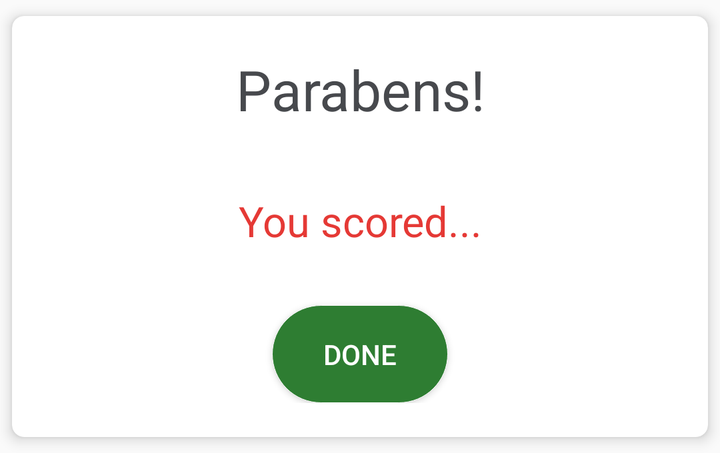
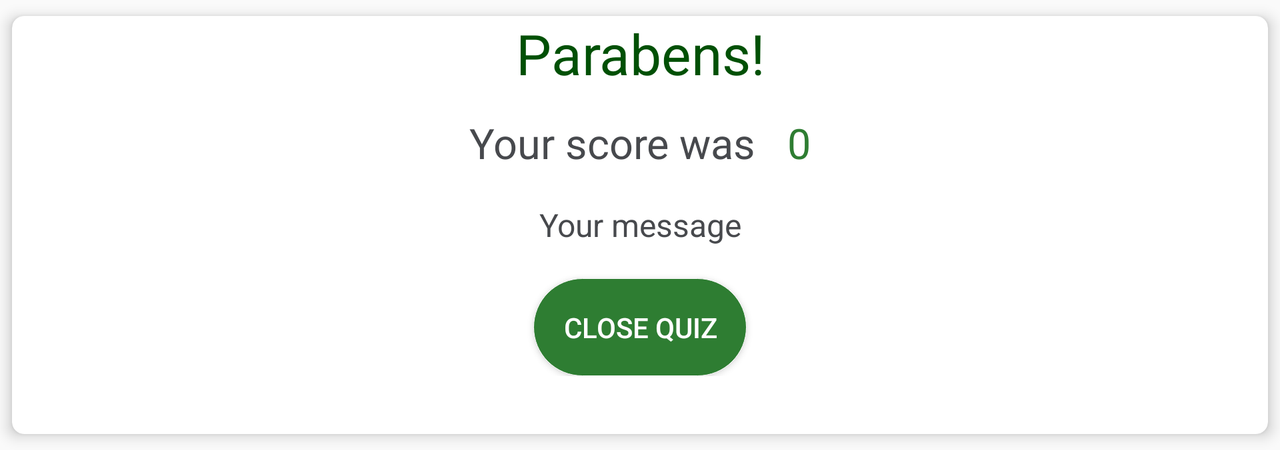

First picture: res/layout/ on a phone held upright. Second picture: the repository's own variant of that layout, on a device whose configuration matches the variant's folder. Source for both follows.
<!-- AndroidManifest.xml: application theme AppTheme.NoActionBar -->
<!-- res/layout/layout_qcard_typeend.xml -->
<?xml version="1.0" encoding="utf-8"?>
<android.support.v7.widget.CardView xmlns:android="http://schemas.android.com/apk/res/android"
    xmlns:app="http://schemas.android.com/apk/res-auto"
    android:id="@+id/layout_quizcard"
    android:layout_width="match_parent"
    android:layout_height="wrap_content"
    android:padding="1dp"
    card_view:cardUseCompatPadding="true"
    card_view:cardCornerRadius="6dp"
    android:animateLayoutChanges="true"
    android:background="@color/colorWhite"
    card_view:cardElevation="@dimen/card_elevation"
    xmlns:card_view="http://schemas.android.com/apk/res-auto">

    <LinearLayout
            android:id="@+id/layout_vert_quizgroup"
            android:layout_width="match_parent"
            android:layout_height="wrap_content"
            android:padding="5dp"
            android:layout_gravity="center_vertical"
            android:orientation="vertical">

            <LinearLayout
                android:layout_width="match_parent"
                android:layout_height="wrap_content"
                android:padding="5dp"
                android:orientation="horizontal">

                <TextView
                    android:id="@+id/tv_quiz_title"
                    android:layout_width="match_parent"
                    android:layout_height="wrap_content"
                    android:layout_margin="@dimen/text_margin"
                    android:textSize="@dimen/text_size_title"
                    android:gravity="center"
                    android:textColor="@color/colorDGray"
                    android:text="Parabens!" />

            </LinearLayout>


            <LinearLayout
                android:layout_width="match_parent"
                android:layout_height="wrap_content"
                android:padding="12dp"
                android:orientation="vertical">



                <TextView
                    android:id="@+id/tv_quiz_question"
                    android:layout_width="match_parent"
                    android:layout_height="wrap_content"
                    android:layout_margin="@dimen/text_margin"
                    android:textSize="@dimen/text_size_mid"
                    android:gravity="center"
                    android:textColor="@color/colorAccent"
                    android:text="You scored..." />


                <Button
                    android:id="@+id/btn_quiz_return"
                    android:layout_width="wrap_content"
                    android:layout_height="wrap_content"
                    android:layout_marginTop="20dp"
                    android:layout_gravity="center_horizontal"
                    android:background="@drawable/button_rounded_inverted"
                    android:padding="15dp"
                    android:text="Done"
                    android:textColor="@color/colorWhite" />

            </LinearLayout>

        </LinearLayout>


</android.support.v7.widget.CardView>
<!-- resources referenced by this layout -->
<resources>
  <color name="colorAccent">#e53935</color>
  <color name="colorDGray">#47494D</color>
  <color name="colorWhite">#FFFFFF</color>
  <dimen name="card_elevation">4dp</dimen>
  <dimen name="text_margin">8dp</dimen>
  <dimen name="text_size_mid">21sp</dimen>
  <dimen name="text_size_title">28sp</dimen>
  <!-- drawable button_rounded_inverted (drawable) -->
  <?xml version="1.0" encoding="utf-8"?>
  <selector xmlns:tools="http://schemas.android.com/tools" xmlns:android="http://schemas.android.com/apk/res/android">
  
      <padding
          android:bottom="7dp"
          android:left="7dp"
          android:right="7dp"
          android:top="7dp" tools:ignore="StateListReachable" />
  
      <item
          android:state_pressed="false"
          android:drawable="@drawable/button_rounded_press" tools:ignore="StateListReachable" />
  
      <item
          android:state_pressed="true"
          android:drawable="@drawable/button_rounded_unpress" />
  
  </selector>
  <style name="AppTheme.NoActionBar" parent="AppTheme">
          <item name="windowActionBar">false</item>
          <item name="windowNoTitle">true</item>
          <item name="cardViewStyle">@style/CardView</item>
      </style>
  <!-- drawable button_rounded_press (drawable) -->
  <?xml version="1.0" encoding="utf-8"?>
  <shape
      xmlns:android="http://schemas.android.com/apk/res/android"
      android:shape="rectangle" >
  
      <solid android:color="@color/colorPrimary" />
      <corners android:radius="1000dip" />
  
      
          
          
          
          
  
      
          
          
  
      <stroke
          android:width="1px"
          android:color="@color/colorWhite" />
  
  </shape>
  <!-- drawable button_rounded_unpress (drawable) -->
  <?xml version="1.0" encoding="utf-8"?>
  <shape
      xmlns:android="http://schemas.android.com/apk/res/android"
      android:shape="rectangle" >
  
  
          <solid android:color="@color/colorDGray_opac" />
      <corners android:radius="1000dip" />
  
      
          
          
          
          
  
      
          
          
  
      <stroke
          android:width="2px"
          android:color="@android:color/white" />
  
  </shape>
  <style name="AppTheme" parent="Theme.AppCompat.Light.DarkActionBar">
          
          <item name="colorPrimary">@color/colorPrimary</item>
          <item name="colorPrimaryDark">@color/colorPrimaryDark</item>
          <item name="colorAccent">@color/colorAccent</item>
          <item name="coordinatorLayoutStyle">@style/Widget.Design.CoordinatorLayout</item>
      </style>
  <color name="colorPrimary">#2e7d32</color>
  <color name="colorDGray_opac">#ad47494d</color>
  <color name="colorPrimaryDark">#005005</color>
</resources>
<!-- res/layout-land/layout_qcard_typeend.xml (the repository's variant of the layout above) -->
<!-- drawn on the phone turned sideways -->
<?xml version="1.0" encoding="utf-8"?>
<android.support.v7.widget.CardView xmlns:android="http://schemas.android.com/apk/res/android"
    xmlns:app="http://schemas.android.com/apk/res-auto"
    android:id="@+id/layout_quizcard"
    android:layout_width="match_parent"
    android:layout_height="wrap_content"
    android:padding="1dp"
    card_view:cardUseCompatPadding="true"
    card_view:cardCornerRadius="6dp"
    android:animateLayoutChanges="true"
    android:background="@color/colorWhite"
    card_view:cardElevation="@dimen/card_elevation"
    xmlns:card_view="http://schemas.android.com/apk/res-auto">

    <LinearLayout
        android:id="@+id/layout_vert_quizgroup"
        android:layout_width="match_parent"
        android:layout_height="wrap_content"
        android:layout_gravity="center_vertical"
        android:paddingBottom="25dp"
        android:orientation="vertical">

        <TextView
            android:id="@+id/tv_quiz_title"
            android:layout_width="match_parent"
            android:layout_height="wrap_content"
            android:layout_marginLeft="@dimen/text_margin"
            android:layout_marginRight="@dimen/text_margin"
            android:textSize="@dimen/text_size_title"
            android:gravity="center"
            android:textColor="@color/colorPrimaryDark"
            android:text="@string/oncompletemsg_exclam" />

        <LinearLayout
            android:layout_width="match_parent"
            android:layout_height="wrap_content"
            android:padding="4dp"
            android:orientation="vertical">

            <LinearLayout
                android:layout_width="match_parent"
                android:layout_height="wrap_content"
                android:orientation="horizontal">

                <TextView
                    android:layout_width="wrap_content"
                    android:layout_height="wrap_content"
                    android:layout_margin="@dimen/text_margin"
                    android:textSize="@dimen/text_size_mid"
                    android:gravity="right"
                    android:layout_weight="1"
                    android:textColor="@color/colorDGray"
                    android:text="@string/your_score" />

                <TextView
                    android:id="@+id/tv_quiz_score"
                    android:layout_width="wrap_content"
                    android:layout_height="wrap_content"
                    android:layout_margin="@dimen/text_margin"
                    android:textSize="@dimen/text_size_mid"
                    android:gravity="left"
                    android:layout_weight="1"
                    android:textColor="@color/colorPrimary"
                    android:text="0" />

            </LinearLayout>

            <TextView
                android:id="@+id/tv_quiz_message"
                android:layout_width="match_parent"
                android:layout_height="wrap_content"
                android:layout_margin="@dimen/text_margin"
                android:textSize="@dimen/text_size_card"
                android:gravity="center"
                android:scrollHorizontally="false"
                android:maxLines="2"
                android:inputType="textMultiLine"
                android:textColor="@color/colorDGray"
                android:text="Your message" />

            <Button
                android:id="@+id/btn_quiz_return"
                android:layout_width="wrap_content"
                android:layout_height="wrap_content"
                android:layout_marginTop="8dp"
                android:layout_gravity="center_horizontal"
                android:background="@drawable/button_rounded_inverted"
                android:padding="15dp"
                android:text="@string/close_quiz"
                android:textColor="@color/colorWhite" />

        </LinearLayout>

    </LinearLayout>


</android.support.v7.widget.CardView>
<!-- resources referenced by the variant -->
<!-- as the phone turned sideways resolves them -->
<resources>
  <color name="colorDGray">#47494D</color>
  <color name="colorPrimary">#2e7d32</color>
  <color name="colorPrimaryDark">#005005</color>
  <color name="colorWhite">#FFFFFF</color>
  <dimen name="card_elevation">4dp</dimen>
  <dimen name="text_margin">8dp</dimen>
  <dimen name="text_size_card">16sp</dimen>
  <dimen name="text_size_mid">21sp</dimen>
  <dimen name="text_size_title">28sp</dimen>
  <!-- drawable button_rounded_inverted (drawable) -->
  <?xml version="1.0" encoding="utf-8"?>
  <selector xmlns:tools="http://schemas.android.com/tools" xmlns:android="http://schemas.android.com/apk/res/android">
  
      <padding
          android:bottom="7dp"
          android:left="7dp"
          android:right="7dp"
          android:top="7dp" tools:ignore="StateListReachable" />
  
      <item
          android:state_pressed="false"
          android:drawable="@drawable/button_rounded_press" tools:ignore="StateListReachable" />
  
      <item
          android:state_pressed="true"
          android:drawable="@drawable/button_rounded_unpress" />
  
  </selector>
  <string name="close_quiz">Close Quiz</string>
  <string name="oncompletemsg_exclam">Parabens!</string>
  <string name="your_score">Your score was</string>
  <style name="AppTheme.NoActionBar" parent="AppTheme">
          <item name="windowActionBar">false</item>
          <item name="windowNoTitle">true</item>
          <item name="cardViewStyle">@style/CardView</item>
      </style>
  <!-- drawable button_rounded_press (drawable) -->
  <?xml version="1.0" encoding="utf-8"?>
  <shape
      xmlns:android="http://schemas.android.com/apk/res/android"
      android:shape="rectangle" >
  
      <solid android:color="@color/colorPrimary" />
      <corners android:radius="1000dip" />
  
      
          
          
          
          
  
      
          
          
  
      <stroke
          android:width="1px"
          android:color="@color/colorWhite" />
  
  </shape>
  <!-- drawable button_rounded_unpress (drawable) -->
  <?xml version="1.0" encoding="utf-8"?>
  <shape
      xmlns:android="http://schemas.android.com/apk/res/android"
      android:shape="rectangle" >
  
  
          <solid android:color="@color/colorDGray_opac" />
      <corners android:radius="1000dip" />
  
      
          
          
          
          
  
      
          
          
  
      <stroke
          android:width="2px"
          android:color="@android:color/white" />
  
  </shape>
  <style name="AppTheme" parent="Theme.AppCompat.Light.DarkActionBar">
          
          <item name="colorPrimary">@color/colorPrimary</item>
          <item name="colorPrimaryDark">@color/colorPrimaryDark</item>
          <item name="colorAccent">@color/colorAccent</item>
          <item name="coordinatorLayoutStyle">@style/Widget.Design.CoordinatorLayout</item>
      </style>
  <color name="colorDGray_opac">#ad47494d</color>
  <color name="colorAccent">#e53935</color>
</resources>
